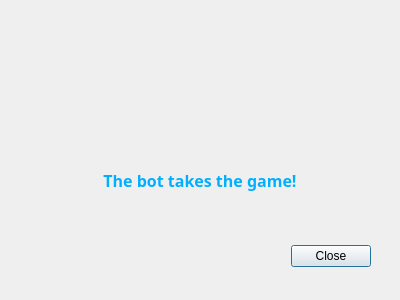
<?xml version="1.0" encoding="UTF-8"?>
<ui version="4.0">
 <class>WinnerDialog</class>
 <widget class="QDialog" name="WinnerDialog">
  <property name="geometry">
   <rect>
    <x>0</x>
    <y>0</y>
    <width>400</width>
    <height>300</height>
   </rect>
  </property>
  <property name="windowTitle">
   <string>Winner!</string>
  </property>
  <property name="windowIcon">
   <iconset resource="Res.qrc">
    <normaloff>:/logo/ic_logo.png</normaloff>:/logo/ic_logo.png</iconset>
  </property>
  <widget class="QDialogButtonBox" name="buttonBox">
   <property name="geometry">
    <rect>
     <x>30</x>
     <y>240</y>
     <width>341</width>
     <height>32</height>
    </rect>
   </property>
   <property name="orientation">
    <enum>Qt::Horizontal</enum>
   </property>
   <property name="standardButtons">
    <set>QDialogButtonBox::Close</set>
   </property>
  </widget>
  <widget class="QLabel" name="label">
   <property name="geometry">
    <rect>
     <x>160</x>
     <y>60</y>
     <width>80</width>
     <height>80</height>
    </rect>
   </property>
   <property name="text">
    <string/>
   </property>
  </widget>
  <widget class="QLabel" name="label_2">
   <property name="geometry">
    <rect>
     <x>40</x>
     <y>140</y>
     <width>320</width>
     <height>80</height>
    </rect>
   </property>
   <property name="sizePolicy">
    <sizepolicy hsizetype="Ignored" vsizetype="Preferred">
     <horstretch>0</horstretch>
     <verstretch>0</verstretch>
    </sizepolicy>
   </property>
   <property name="palette">
    <palette>
     <active>
      <colorrole role="WindowText">
       <brush brushstyle="SolidPattern">
        <color alpha="255">
         <red>0</red>
         <green>176</green>
         <blue>255</blue>
        </color>
       </brush>
      </colorrole>
     </active>
     <inactive>
      <colorrole role="WindowText">
       <brush brushstyle="SolidPattern">
        <color alpha="255">
         <red>0</red>
         <green>176</green>
         <blue>255</blue>
        </color>
       </brush>
      </colorrole>
     </inactive>
     <disabled>
      <colorrole role="WindowText">
       <brush brushstyle="SolidPattern">
        <color alpha="255">
         <red>120</red>
         <green>120</green>
         <blue>120</blue>
        </color>
       </brush>
      </colorrole>
     </disabled>
    </palette>
   </property>
   <property name="font">
    <font>
     <family>Product Sans</family>
     <pointsize>12</pointsize>
     <weight>75</weight>
     <bold>true</bold>
    </font>
   </property>
   <property name="text">
    <string>The bot takes the game!</string>
   </property>
   <property name="alignment">
    <set>Qt::AlignCenter</set>
   </property>
  </widget>
  <widget class="QLabel" name="label_3">
   <property name="geometry">
    <rect>
     <x>440</x>
     <y>230</y>
     <width>80</width>
     <height>80</height>
    </rect>
   </property>
   <property name="text">
    <string/>
   </property>
  </widget>
  <widget class="QLabel" name="label_4">
   <property name="geometry">
    <rect>
     <x>320</x>
     <y>310</y>
     <width>320</width>
     <height>80</height>
    </rect>
   </property>
   <property name="sizePolicy">
    <sizepolicy hsizetype="Ignored" vsizetype="Preferred">
     <horstretch>0</horstretch>
     <verstretch>0</verstretch>
    </sizepolicy>
   </property>
   <property name="palette">
    <palette>
     <active>
      <colorrole role="WindowText">
       <brush brushstyle="SolidPattern">
        <color alpha="255">
         <red>0</red>
         <green>176</green>
         <blue>255</blue>
        </color>
       </brush>
      </colorrole>
     </active>
     <inactive>
      <colorrole role="WindowText">
       <brush brushstyle="SolidPattern">
        <color alpha="255">
         <red>0</red>
         <green>176</green>
         <blue>255</blue>
        </color>
       </brush>
      </colorrole>
     </inactive>
     <disabled>
      <colorrole role="WindowText">
       <brush brushstyle="SolidPattern">
        <color alpha="255">
         <red>120</red>
         <green>120</green>
         <blue>120</blue>
        </color>
       </brush>
      </colorrole>
     </disabled>
    </palette>
   </property>
   <property name="font">
    <font>
     <family>Product Sans</family>
     <pointsize>12</pointsize>
     <weight>75</weight>
     <bold>true</bold>
    </font>
   </property>
   <property name="text">
    <string>The bot takes the game!</string>
   </property>
   <property name="alignment">
    <set>Qt::AlignCenter</set>
   </property>
  </widget>
  <zorder>buttonBox</zorder>
  <zorder>label_2</zorder>
  <zorder>label</zorder>
  <zorder>label_3</zorder>
  <zorder>label_4</zorder>
 </widget>
 <resources>
  <include location="Res.qrc"/>
 </resources>
 <connections>
  <connection>
   <sender>buttonBox</sender>
   <signal>accepted()</signal>
   <receiver>WinnerDialog</receiver>
   <slot>accept()</slot>
   <hints>
    <hint type="sourcelabel">
     <x>248</x>
     <y>254</y>
    </hint>
    <hint type="destinationlabel">
     <x>157</x>
     <y>274</y>
    </hint>
   </hints>
  </connection>
  <connection>
   <sender>buttonBox</sender>
   <signal>rejected()</signal>
   <receiver>WinnerDialog</receiver>
   <slot>reject()</slot>
   <hints>
    <hint type="sourcelabel">
     <x>316</x>
     <y>260</y>
    </hint>
    <hint type="destinationlabel">
     <x>286</x>
     <y>274</y>
    </hint>
   </hints>
  </connection>
 </connections>
</ui>
